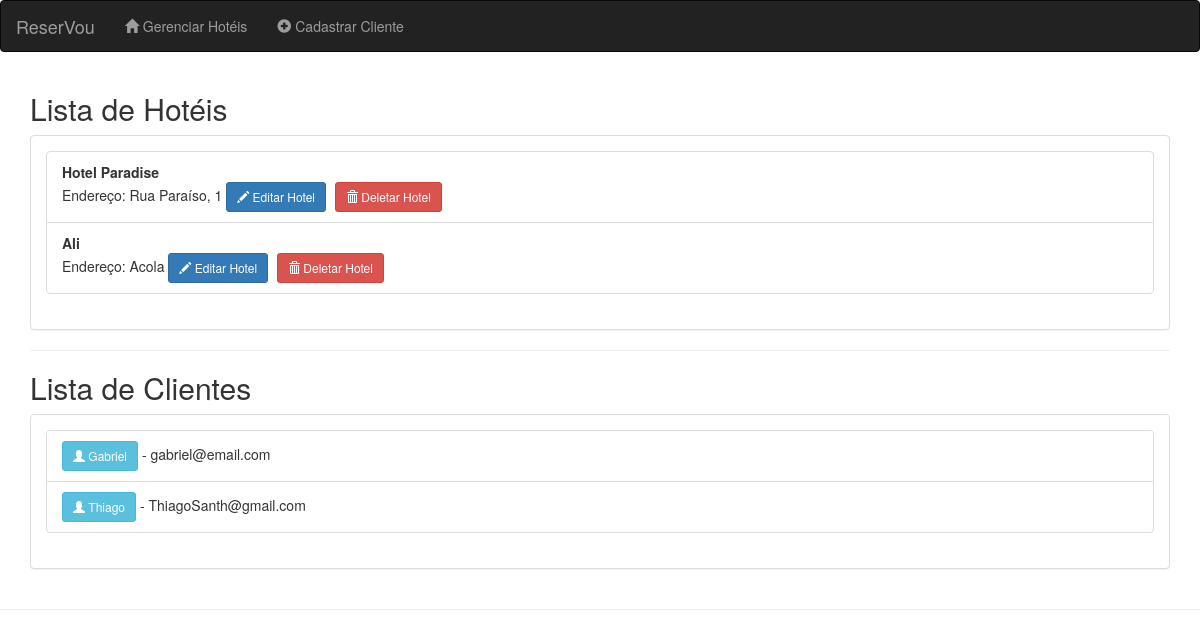
Before: / with the older database file.
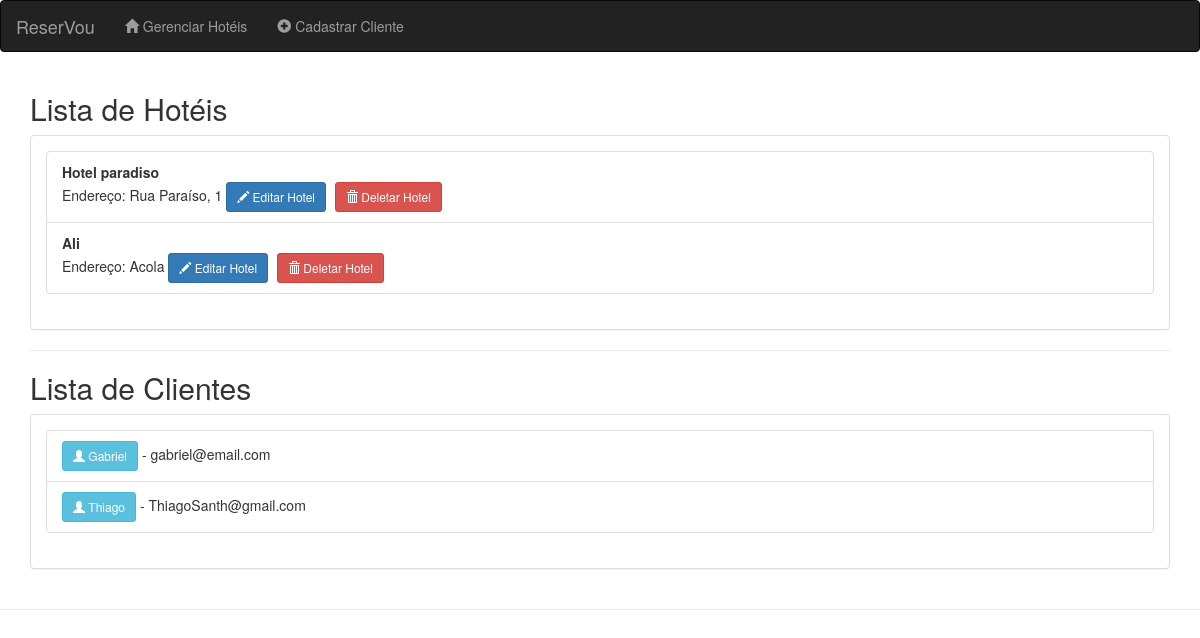
After: the same page with the newer database file.
### ReserVou/models.py (models this page shows, shortened)
class Hotel (models.Model):
    nome = models.CharField(max_length = 100, null = False, blank = False)
    endereco = models.CharField(max_length = 150, null = False, blank = False)

### ReserVou/views.py (the view)
# urls.py: path('', views.pagina_inicial, name='home'),
def pagina_inicial(request):
    clientes = Cliente.objects.all()
    hoteis = Hotel.objects.all()
    return render(request, 'ReserVou/pagina_inicial.html', {'clientes': clientes, 'hoteis': hoteis})

### ReserVou/templates/ReserVou/pagina_inicial.html (shortened to what this page needs)
<!DOCTYPE html>
<html lang="pt">
<head>
    <link rel="stylesheet" href="https://maxcdn.bootstrapcdn.com/bootstrap/3.4.1/css/bootstrap.min.css">
</head>
<body>
    <nav class="navbar navbar-inverse">
        <div class="container-fluid">
            <div class="navbar-header">
                <a class="navbar-brand" href="{% url 'home' %}">ReserVou</a>
            </div>
            <ul class="nav navbar-nav">
                <li><a href="{% url 'gerenciar_hoteis' %}"><span class="glyphicon glyphicon-home"></span> Gerenciar Hotéis</a></li>
                <li><a href="{% url 'cadastrar_cliente' %}"><span class="glyphicon glyphicon-plus-sign"></span> Cadastrar Cliente</a></li>
            </ul>
        </div>
    </nav>
    <div class="container">
        <h2>Lista de Hotéis</h2>
        <div class="panel panel-default">
            <div class="panel-body">
                <ul class="list-group">
                    {% for hotel in hoteis %}
                        <li class="list-group-item">
                            <strong>{{ hotel.nome }}</strong><br>
                            Endereço: {{ hotel.endereco }}  <a href="{% url 'editar_hotel' hotel.id %}" class="btn btn-primary btn-sm"><span class="glyphicon glyphicon-pencil"></span> Editar Hotel</a>
<a href="{% url 'deletar_hotel' hotel.id %}" class="btn btn-danger btn-sm" style="margin-left: 5px;"><span class="glyphicon glyphicon-trash"></span> Deletar Hotel</a>
                        </li>
                    {% empty %}
                        <li class="list-group-item text-muted">Nenhum hotel cadastrado ainda.</li>
                    {% endfor %}
                </ul>
            </div>
        </div>
        <hr>
        <h2>Lista de Clientes</h2>
        <div class="panel panel-default">
            <div class="panel-body">
                <ul class="list-group">
                    {% for cliente in clientes %}
                        <li class="list-group-item">
                            <a href="{% url 'perfil_cliente' cliente.id %}" class="btn btn-info btn-sm">
                                <span class="glyphicon glyphicon-user"></span> {{ cliente.nome }}
                            </a> - {{ cliente.email }}
                        </li>
                    {% empty %}
                        <li class="list-group-item text-muted">Nenhum cliente cadastrado ainda.</li>
                    {% endfor %}
                </ul>
            </div>
        </div>
    </div>
<hr>
</body>
</html>

Changed rows visible on the page:
changed Hotel "Rua Paraíso, 1": nome "Hotel Paradise" → "Hotel paradiso"
